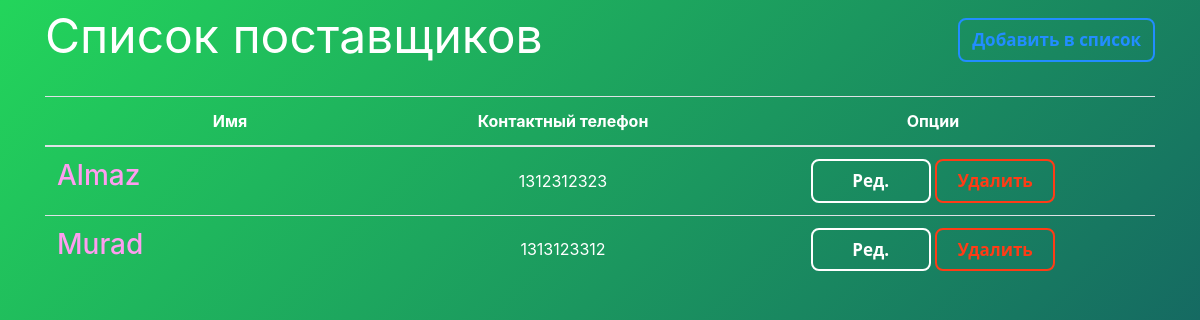
Page /transactions/suppliers/ on the earlier database version.
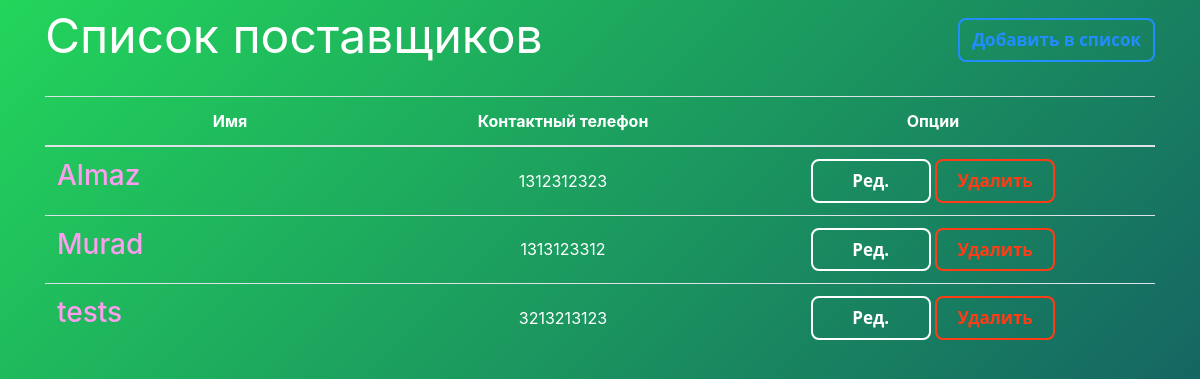
Same page on the later database version.
### transactions/models.py (models this page shows, shortened)
class Supplier(models.Model):
    id = models.AutoField(primary_key=True)
    name = models.CharField(max_length=150)
    phone = models.CharField(max_length=12, unique=True)
    address = models.CharField(max_length=200)
    email = models.EmailField(max_length=254, unique=True)
    is_deleted = models.BooleanField(default=False)

### transactions/views.py (the view)
class SupplierListView(ListView):
    model = Supplier
    template_name = "suppliers/suppliers_list.html"
    queryset = Supplier.objects.filter(is_deleted=False)
    paginate_by = 10

### transactions/templates/suppliers/suppliers_list.html (shortened to what this page needs)
{% extends "base.html" %}
{% load widget_tweaks %}
{% block content %}
    <div class="row" style="color: #ffffff; font-style: bold; font-size: 3rem;">
        <div class="col-md-8">Список поставщиков</div>
        <div class="col-md-4">
            <div style="float:right;"> <a class="btn ghost-blue" href="{% url 'new-supplier' %}">Добавить в список</a> </div>
        </div>
    </div>
    <br>
    <table class="table table-css">
        <thead class="thead-inverse align-middle">
            <tr>
                <th width="25%">Имя</th>
                <th width="20%">Контактный телефон</th>
                <th width="30%">Опции</th>
            </tr>
        </thead>
{% if object_list %}
        <tbody>
            {% for supplier in object_list %}
            <tr>
                <td>
                    <h3> <a href="{% url 'supplier' supplier.name %}">{{ supplier.name }}</a> </h3>
                </td>
                <td class="align-middle"> {{ supplier.phone }} </td>
                <td class="align-middle">
                    <div class="align-middle">
                        <a href="{% url 'edit-supplier' supplier.pk %}" class="btn ghost-button">Ред.</a>
                        <a href="{% url 'delete-supplier' supplier.pk %}" class="btn ghost-red">Удалить</a>
                    </div>
                </td>
            </tr>
            {% endfor %}
        </tbody>
    </table>
{% else %}
        <tbody></tbody>
    </table>
    <br><br><br><br><br><br><br><br>
    <div style="color: #ea2088; font-style: bold; font-size: 1.5rem; text-align: center;">Список пуст</div>
{% endif %}
{% endblock content %}

Differences in the rows shown:
added Supplier: name "tests", phone "3213213123"
